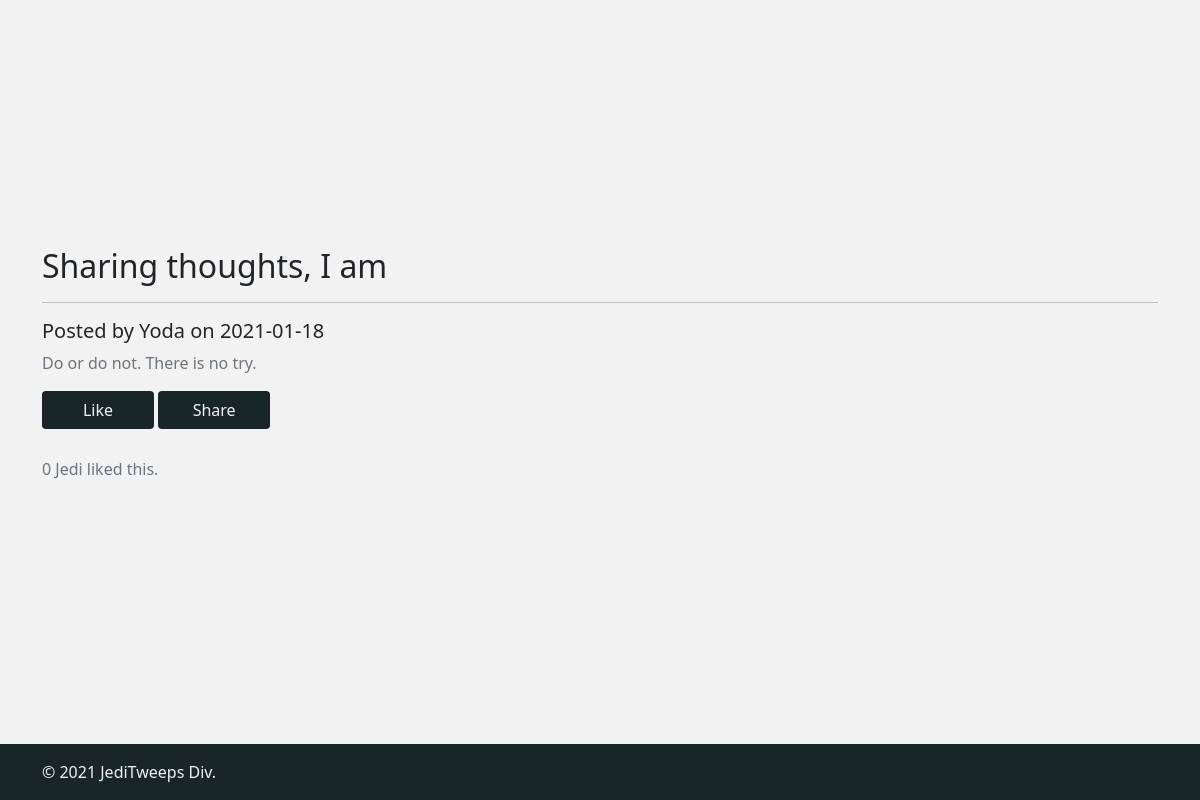
Page /post.php?post_id=3 on the committed database.
### tables this page shows
CREATE TABLE `jediblog` (
  `jedi_post_id` int(11) NOT NULL,
  `jedi_author` varchar(64) NOT NULL,
  `jedi_post_date` date NOT NULL,
  `jedi_post_category` varchar(64) NOT NULL,
  `jedi_post_title` varchar(256) NOT NULL,
  `jedi_post_content` varchar(2048) NOT NULL
);

### post.php (the view, shortened to what this page needs)
<?php
require_once "includes/header.php";
require_once "includes/db.php";
?>
<main id="pg-main-content">
<div class ="content-position">
    <div class="container">
        <section class="space-above-below">
        <?php
        $postID = $_GET['post_id'];
        $query1 = "SELECT * FROM jediblog WHERE jedi_post_id='$postID'";
        $result1 = $dbconnection->query($query1);
        $row = $result1->fetch_assoc();
        ?>
            <h2 class="fw-light"><?php echo $row["jedi_post_title"] ?></h2>
            <hr>
            <h5 class="fw-light"><?php echo "Posted by " . $row["jedi_author"] . " on " . $row["jedi_post_date"] ?></h5>
            <p class="text-muted"><?php echo $row["jedi_post_content"] ?></p>
            <form method="POST">
            <input type="submit" class="viewButton" name ="like" value="Like" role="button">
            <?php
                 $likesquery = mysqli_query($dbconnection, "SELECT COUNT(*) FROM `jedilikes` WHERE `jedi_post_id` = $postID");
                 $query = mysqli_fetch_array($likesquery);
                 $numberOfLikes = $query[0];
            ?>
            <input type="submit" class="viewButton" name="share" value="Share" role="button">
            <p class = "text-muted"><?php
                if ($numberOfLikes > 0) { echo $numberOfLikes; }
                else { echo 0;} ?> Jedi liked this.</p>
            </form>
        </section>
    </div>
    </div>
</main>
<?php
require_once "includes/footer.php";
?>

### css/styles.css (style rules this page uses)
hr { z-index: -1; }
body { background-color: #f2f2f2; }
main { min-height: 93vh; }
.content-position { display: flex; align-items: center; height: 93vh; }
.viewButton { background-color: #182628; color: #f2f2f2; text-decoration: none; border: 1px solid transparent; padding: .375rem .75rem; border-radius: .25rem; min-width: 112px; margin-bottom: 1.75rem; }

### rows in the picture
jediblog: jedi_post_title "Sharing thoughts, I am", jedi_author "Yoda", jedi_post_date "2021-01-18", jedi_post_content "Do or do not. There is no try."
